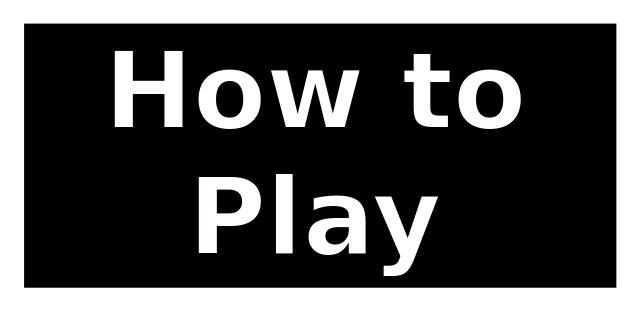
#> input picture GiantKing/assets_buttons/HowToPlay.png, 640 x 320 px; its folder holds 4 pictures in this run
$ python _button_compresor.py
#> lines starting #> are read from the running program, lines starting #| are printed output that depends on the picture
import os
from PIL import Image

# Define the input and output directories
input_dir = 'assets_buttons'
output_dir = 'assets_buttons_resized'

# Ensure the output directory exists
os.makedirs(output_dir, exist_ok=True)

# Process each image in the input directory
for filename in os.listdir(input_dir):
    if filename.endswith(('.jpg', '.jpeg', '.png', '.bmp', '.gif')):  # Adjust extensions as needed
        input_path = os.path.join(input_dir, filename)
        output_path = os.path.join(output_dir, filename)

        # Open the image, resize it, and save it to the output directory
        with Image.open(input_path) as img:
#> img is the input picture: PIL image 640x320 RGBA; mean R, G, B, A 85.6, 85.6, 85.6, 255
            resized_img = img.resize((16*4, 16*2))
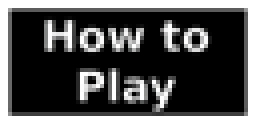
#> resized_img: PIL image 64x32 RGBA (shown 4 times larger); mean R, G, B, A 86, 86, 86, 255
            resized_img.save(output_path)
            print(f"Processed and saved {filename} to {output_dir}.")
#> pass 2 of the loop `for filename in os.listdir(input_dir):`:
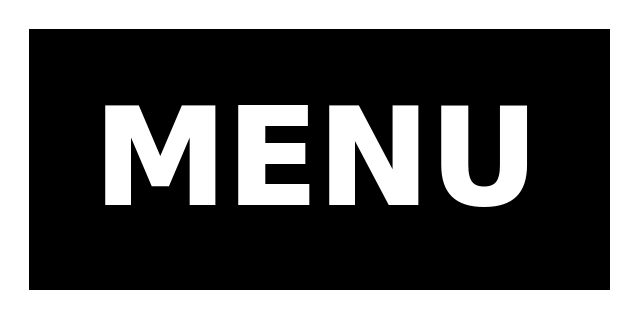
#> input picture GiantKing/assets_buttons/Menu.png, 640 x 320 px
#> img is the input picture: PIL image 640x320 RGBA; mean R, G, B, A 97.9, 97.9, 97.9, 255
#> `resized_img = img.resize((16*4, 16*2))`:
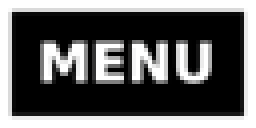
#> resized_img: PIL image 64x32 RGBA (shown 4 times larger); mean R, G, B, A 97.7, 97.7, 97.7, 255
#> pass 3 of the loop `for filename in os.listdir(input_dir):`:
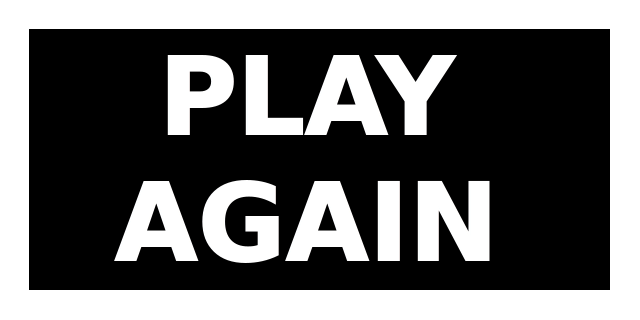
#> input picture GiantKing/assets_buttons/PlayAgain.png, 640 x 320 px
#> img is the input picture: PIL image 640x320 RGBA; mean R, G, B, A 102.9, 102.9, 102.9, 255
#> `resized_img = img.resize((16*4, 16*2))`:
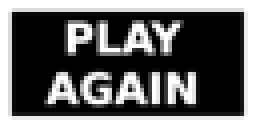
#> resized_img: PIL image 64x32 RGBA (shown 4 times larger); mean R, G, B, A 102.8, 102.8, 102.8, 255
#> the loop made 4 passes; the first 3 are shown

print("Processing completed.")
